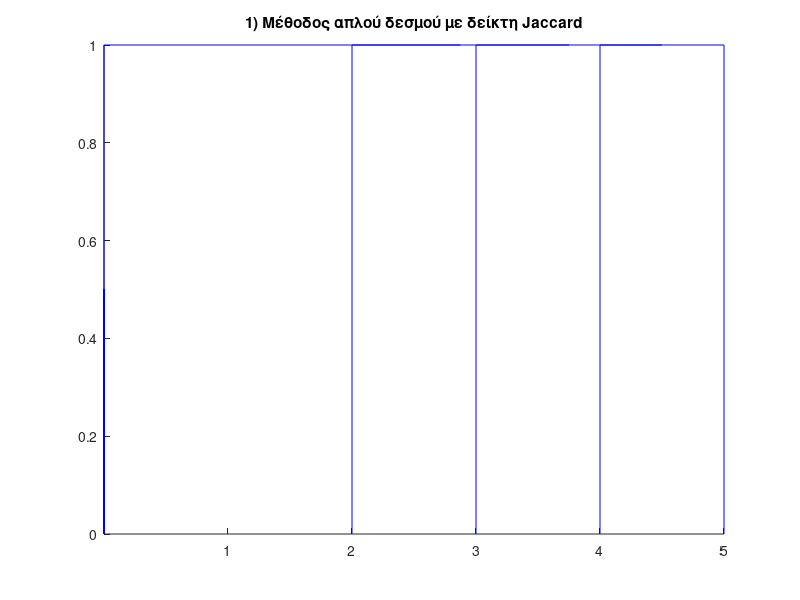
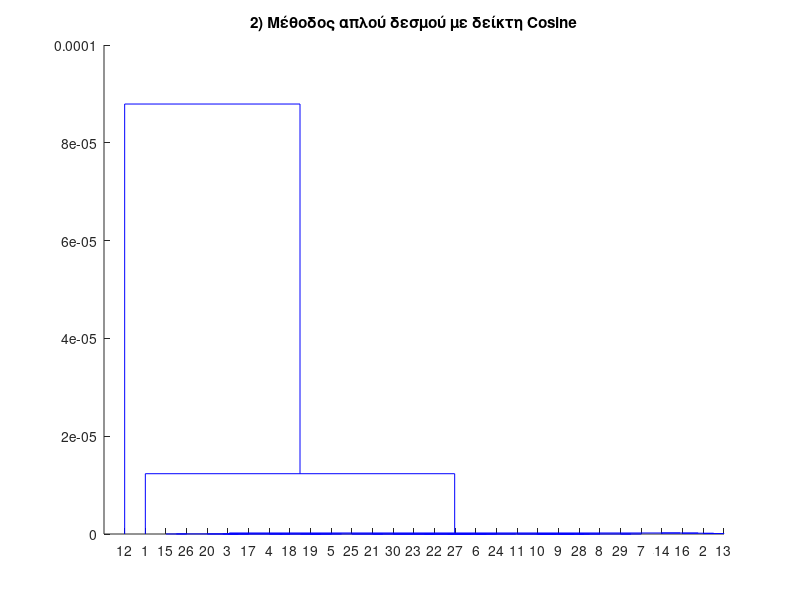
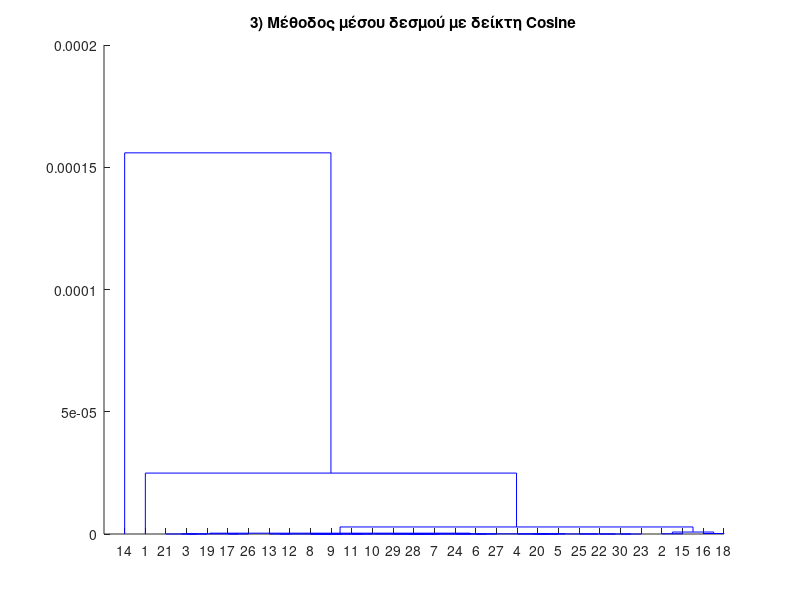

Reproduce these figures in MATLAB, in order.
load enron100.mat;

if not(isfolder('imgs'))
    mkdir('imgs')
end

% 1)
d=pdist(en2(1:100,2:3),'jaccard');
Z=linkage(d);
figure(1)
[H,T]=dendrogram(Z,'ColorThreshold','default');
title('1) Μέθοδος απλού δεσμού με δείκτη Jaccard')
exportgraphics(gcf,'imgs/1_simple_Jaccard.png')

% 2)
d=pdist(en2(1:100,2:3),'cosine');
Z=linkage(d);
figure(2)
[H,T]=dendrogram(Z,'ColorThreshold','default');
title('2) Μέθοδος απλού δεσμού με δείκτη Cosine')
exportgraphics(gcf,'imgs/1_simple_Cosine.png')

% 3)
d=pdist(en2(1:100,2:3),'cosine');
Z=linkage(d, 'median');
figure(3)
[H,T]=dendrogram(Z,'ColorThreshold','default');
title('3) Μέθοδος μέσου δεσμού με δείκτη Cosine')
exportgraphics(gcf,'imgs/1_median_Cosine.png')